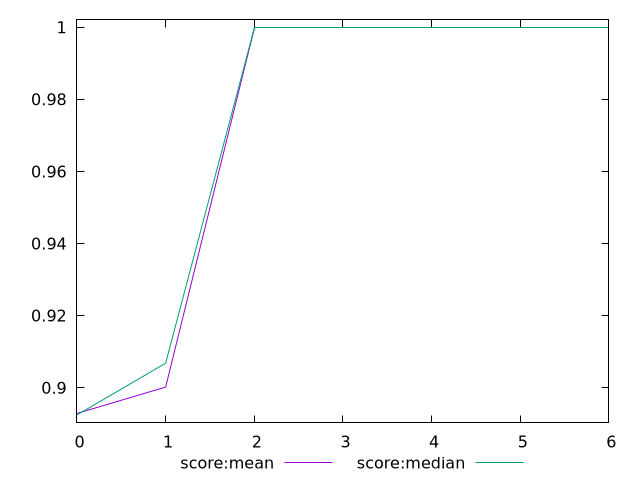

Reproduce this figure in gnuplot.
$_scoreMean <<EOF
0 0.8928613535321034
1 0.9001712077916784
2 1
3 1
4 1
5 1
6 1
EOF
$_scoreMedian <<EOF
0 0.8924519953997028
1 0.9068090621917708
2 1
3 1
4 1
5 1
6 1
EOF
set key outside below
set terminal pngcairo
set output "report_00006_2020-11-02T20-21-41.718Z/total-blocking-time/progession_score:mean_score:median.png"
set yrange [0.8903010353076968:1.002150960092006]
plot $_scoreMean title "score:mean" with line ,$_scoreMedian title "score:median" with line ,
